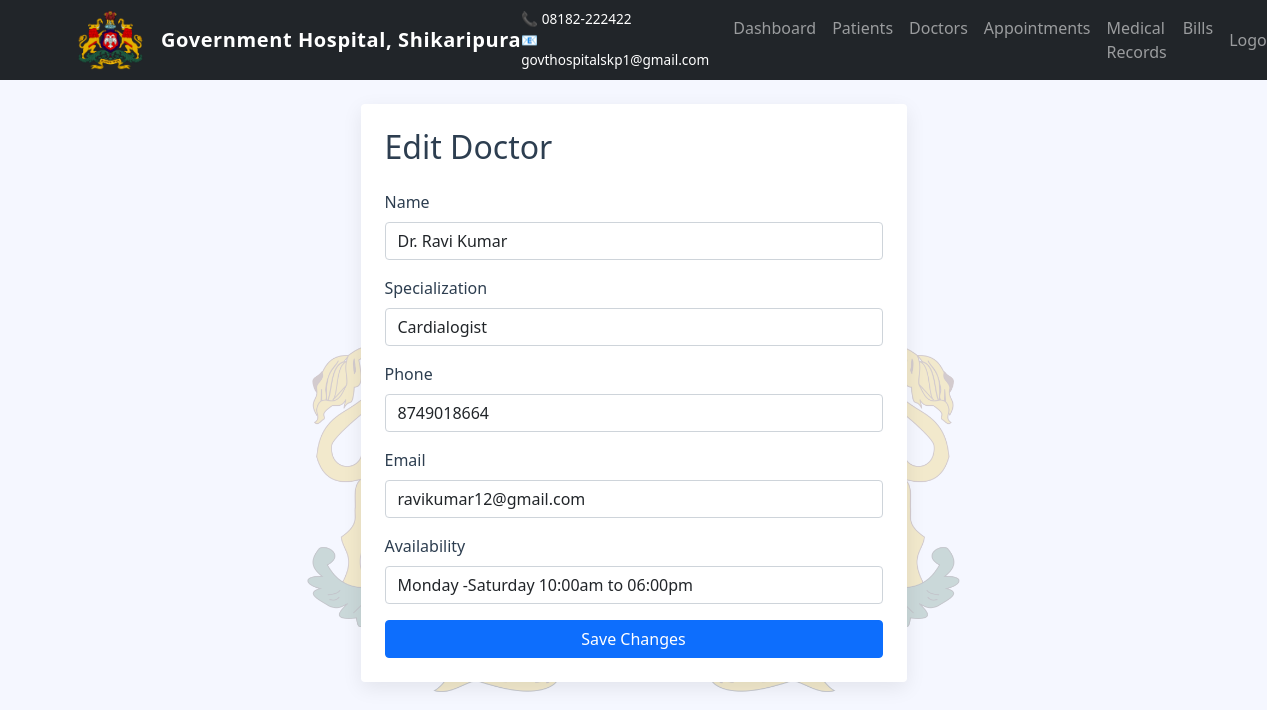
Page /edit_doctor/1 (signed in) on the committed database.
### app.py (models this page shows)
class Doctor(db.Model):
    id = db.Column(db.Integer, primary_key=True)
    name = db.Column(db.String(150), nullable=False)
    specialization = db.Column(db.String(100), nullable=False)
    phone = db.Column(db.String(20), nullable=False)
    email = db.Column(db.String(150), unique=True, nullable=False)
    availability = db.Column(db.String(200))
    face_encoding = db.Column(db.PickleType)  # Store face encoding as pickle

### app.py (the view, shortened to what this page needs)
@app.route('/edit_doctor/<int:id>', methods=['GET', 'POST'])
@login_required
def edit_doctor(id):
    if current_user.role != 'admin':
        return deny_access()
    doctor = Doctor.query.get_or_404(id)
    return render_template('edit_doctor.html', doctor=doctor)

### app.py (called while the page is built)
@login_manager.user_loader
def load_user(user_id):
    return User.query.get(int(user_id))

### templates/edit_doctor.html (shortened to what this page needs)
{% extends "base.html" %}
{% block content %}
<div class="row justify-content-center">
    <div class="col-md-6">
        <div class="card p-4">
            <h2 class="mb-4">Edit Doctor</h2>
            <form method="POST">
                <div class="mb-3">
                    <label for="name" class="form-label">Name</label>
                    <input type="text" class="form-control" id="name" name="name" value="{{ doctor.name }}" required>
                </div>
                <div class="mb-3">
                    <label for="specialization" class="form-label">Specialization</label>
                    <input type="text" class="form-control" id="specialization" name="specialization" value="{{ doctor.specialization }}" required>
                </div>
                <div class="mb-3">
                    <label for="phone" class="form-label">Phone</label>
                    <input type="text" class="form-control" id="phone" name="phone" value="{{ doctor.phone }}" required>
                </div>
                <div class="mb-3">
                    <label for="email" class="form-label">Email</label>
                    <input type="email" class="form-control" id="email" name="email" value="{{ doctor.email }}" required>
                </div>
                <div class="mb-3">
                    <label for="availability" class="form-label">Availability</label>
                    <input type="text" class="form-control" id="availability" name="availability" value="{{ doctor.availability }}">
                </div>
                <button type="submit" class="btn btn-primary w-100">Save Changes</button>
            </form>
        </div>
    </div>
</div>
{% endblock %}

### rows in the picture
Doctor: name "Dr. Ravi Kumar", specialization "Cardialogist", phone "8749018664", email "ravikumar12@gmail.com", availability "Monday -Saturday 10:00am to 06:00pm"
